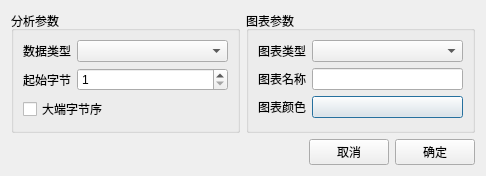
<?xml version="1.0" encoding="UTF-8"?>
<ui version="4.0">
 <class>SAKChartsXYSerialEditDialog</class>
 <widget class="QDialog" name="SAKChartsXYSerialEditDialog">
  <property name="geometry">
   <rect>
    <x>0</x>
    <y>0</y>
    <width>486</width>
    <height>154</height>
   </rect>
  </property>
  <property name="windowTitle">
   <string notr="true">Dialog</string>
  </property>
  <layout class="QGridLayout" name="gridLayout">
   <item row="0" column="0">
    <widget class="QGroupBox" name="groupBox">
     <property name="sizePolicy">
      <sizepolicy hsizetype="Preferred" vsizetype="Expanding">
       <horstretch>0</horstretch>
       <verstretch>0</verstretch>
      </sizepolicy>
     </property>
     <property name="title">
      <string>分析参数</string>
     </property>
     <layout class="QGridLayout" name="gridLayout_2">
      <item row="0" column="0">
       <widget class="QLabel" name="label">
        <property name="text">
         <string>数据类型</string>
        </property>
       </widget>
      </item>
      <item row="0" column="1">
       <widget class="QComboBox" name="dataTypeComboBox">
        <property name="sizePolicy">
         <sizepolicy hsizetype="Expanding" vsizetype="Fixed">
          <horstretch>0</horstretch>
          <verstretch>0</verstretch>
         </sizepolicy>
        </property>
       </widget>
      </item>
      <item row="1" column="0">
       <widget class="QLabel" name="label_2">
        <property name="text">
         <string>起始字节</string>
        </property>
       </widget>
      </item>
      <item row="2" column="0" colspan="2">
       <widget class="QCheckBox" name="bigEndianCheckBox">
        <property name="text">
         <string>大端字节序</string>
        </property>
       </widget>
      </item>
      <item row="1" column="1">
       <widget class="QSpinBox" name="startByteSpinBox">
        <property name="minimum">
         <number>1</number>
        </property>
        <property name="maximum">
         <number>999</number>
        </property>
       </widget>
      </item>
     </layout>
    </widget>
   </item>
   <item row="0" column="1">
    <widget class="QGroupBox" name="groupBox_2">
     <property name="sizePolicy">
      <sizepolicy hsizetype="Preferred" vsizetype="Expanding">
       <horstretch>0</horstretch>
       <verstretch>0</verstretch>
      </sizepolicy>
     </property>
     <property name="title">
      <string notr="true">图表参数</string>
     </property>
     <layout class="QGridLayout" name="gridLayout_3">
      <item row="1" column="1">
       <widget class="QLineEdit" name="chartNameLineEdit">
        <property name="text">
         <string notr="true"/>
        </property>
       </widget>
      </item>
      <item row="0" column="1">
       <widget class="QComboBox" name="chartTypeComboBox"/>
      </item>
      <item row="0" column="0">
       <widget class="QLabel" name="label_3">
        <property name="text">
         <string>图表类型</string>
        </property>
       </widget>
      </item>
      <item row="2" column="1">
       <widget class="QPushButton" name="chartColorPushButton">
        <property name="text">
         <string notr="true"/>
        </property>
       </widget>
      </item>
      <item row="1" column="0">
       <widget class="QLabel" name="label_4">
        <property name="text">
         <string>图表名称</string>
        </property>
       </widget>
      </item>
      <item row="2" column="0">
       <widget class="QLabel" name="label_5">
        <property name="text">
         <string>图表颜色</string>
        </property>
       </widget>
      </item>
     </layout>
    </widget>
   </item>
   <item row="1" column="0" colspan="2">
    <widget class="QFrame" name="frame">
     <property name="sizePolicy">
      <sizepolicy hsizetype="Preferred" vsizetype="Minimum">
       <horstretch>0</horstretch>
       <verstretch>0</verstretch>
      </sizepolicy>
     </property>
     <property name="styleSheet">
      <string notr="true">QFrame {
	border: none
}</string>
     </property>
     <property name="frameShape">
      <enum>QFrame::StyledPanel</enum>
     </property>
     <property name="frameShadow">
      <enum>QFrame::Raised</enum>
     </property>
     <layout class="QHBoxLayout" name="horizontalLayout">
      <property name="leftMargin">
       <number>0</number>
      </property>
      <property name="topMargin">
       <number>0</number>
      </property>
      <property name="rightMargin">
       <number>0</number>
      </property>
      <property name="bottomMargin">
       <number>0</number>
      </property>
      <item>
       <spacer name="horizontalSpacer">
        <property name="orientation">
         <enum>Qt::Horizontal</enum>
        </property>
        <property name="sizeHint" stdset="0">
         <size>
          <width>40</width>
          <height>20</height>
         </size>
        </property>
       </spacer>
      </item>
      <item>
       <widget class="QPushButton" name="cancelPushButton">
        <property name="text">
         <string>取消</string>
        </property>
       </widget>
      </item>
      <item>
       <widget class="QPushButton" name="okPushButton">
        <property name="text">
         <string>确定</string>
        </property>
       </widget>
      </item>
     </layout>
    </widget>
   </item>
  </layout>
 </widget>
 <resources/>
 <connections>
  <connection>
   <sender>cancelPushButton</sender>
   <signal>clicked()</signal>
   <receiver>SAKChartsXYSerialEditDialog</receiver>
   <slot>reject()</slot>
   <hints>
    <hint type="sourcelabel">
     <x>364</x>
     <y>145</y>
    </hint>
    <hint type="destinationlabel">
     <x>228</x>
     <y>6</y>
    </hint>
   </hints>
  </connection>
  <connection>
   <sender>okPushButton</sender>
   <signal>clicked()</signal>
   <receiver>SAKChartsXYSerialEditDialog</receiver>
   <slot>accept()</slot>
   <hints>
    <hint type="sourcelabel">
     <x>445</x>
     <y>145</y>
    </hint>
    <hint type="destinationlabel">
     <x>228</x>
     <y>73</y>
    </hint>
   </hints>
  </connection>
 </connections>
</ui>
